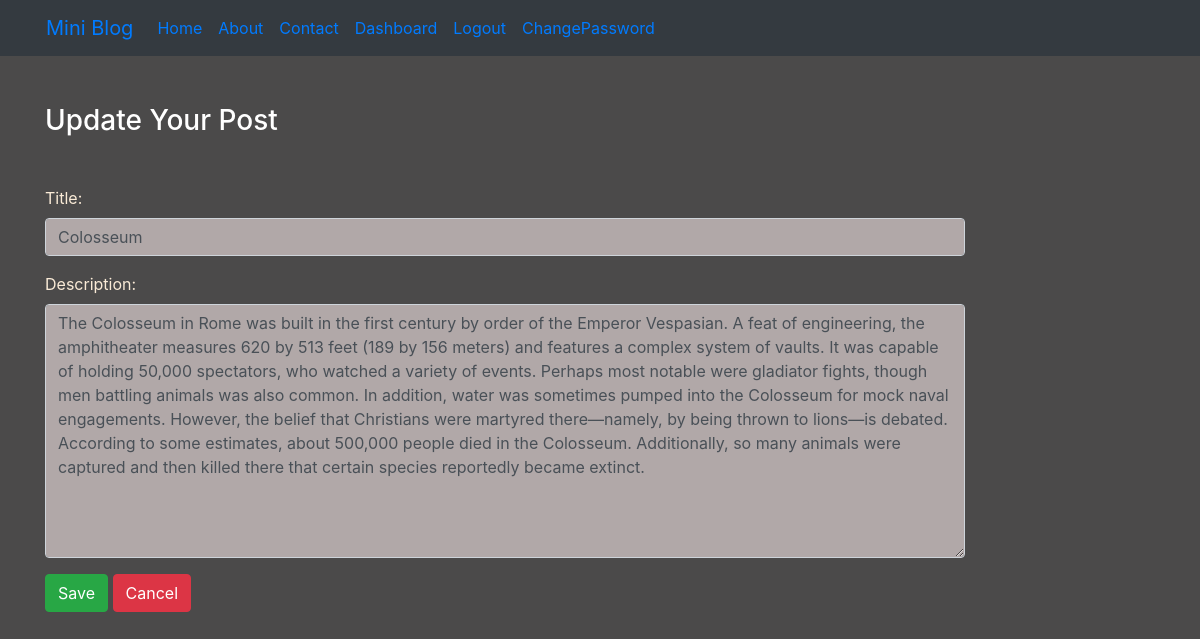
The page /updatepost/2/ (signed in) on the database its author committed.
### blog/models.py (models this page shows)
class Post(models.Model):
    title=models.CharField(max_length=150)
    desc=models.TextField()

### blog/views.py (the view)
# urls.py: path('updatepost/<int:id>/',views.update_post,name='updatepost'),
def update_post(request,id):
    if request.user.is_authenticated:
        pi=Post.objects.get(pk=id)
        if request.method=='POST':
            pf=PostForm(request.POST,instance=pi)
            if pf.is_valid():
                pf.save()
                return HttpResponseRedirect('/dashboard/')
        else:
            pf=PostForm(instance=pi)
        return render(request,'blog/updatepost.html',{'pf':pf})
    else:
        return HttpResponseRedirect('/login/')

### blog/forms.py
class PostForm(forms.ModelForm):
    class Meta:
        model = Post
        fields = ['title', 'desc']
        labels = {'desc': 'Description'}
        widgets = {'title': forms.TextInput(
            attrs={'class': 'form-control'}), 'desc': forms.Textarea(attrs={'class': 'form-control'})}

### blog/templates/blog/updatepost.html (shortened to what this page needs)
{% extends 'blog/base.html' %}
{% block content %}
<div class="col-sm-10">
    <h3 class="text-white my-5">Update Your Post</h3>
    <form action="" method="post">
        {{pf.as_p}}
        <input type="submit" value="Save" class="btn btn-success">
        <a href="{% url 'dashboard' %}" class="btn btn-danger">Cancel</a>
    </form>
</div>
{% endblock content %}

### blog/static/blog/css/style.css (style rules this page uses)
body { background-color: rgb(75,74,74); color: antiquewhite; }
.form-control { background-color: rgb(177,168,168); }

### rows shown on the page
Post: title "Colosseum", desc "The Colosseum in Rome was built in the first century by order of the Emperor Vespasian. A feat of engineering, the amphitheater measures 620 by 513 feet (189 by 156 meters) and features a complex system of vaults. It was capable of holding 50,000 spectators, who watched a variety of events. Perhaps most notable were gladiator fights, though men battling animals was also common. In addition, water was sometimes pumped into the Colosseum for mock naval engagements. However, the belief that Christians were martyred there—namely, by being thrown to lions—is debated. According to some estimates, about 500,000 people died in the Colosseum. Additionally, so many animals were captured and then…"
